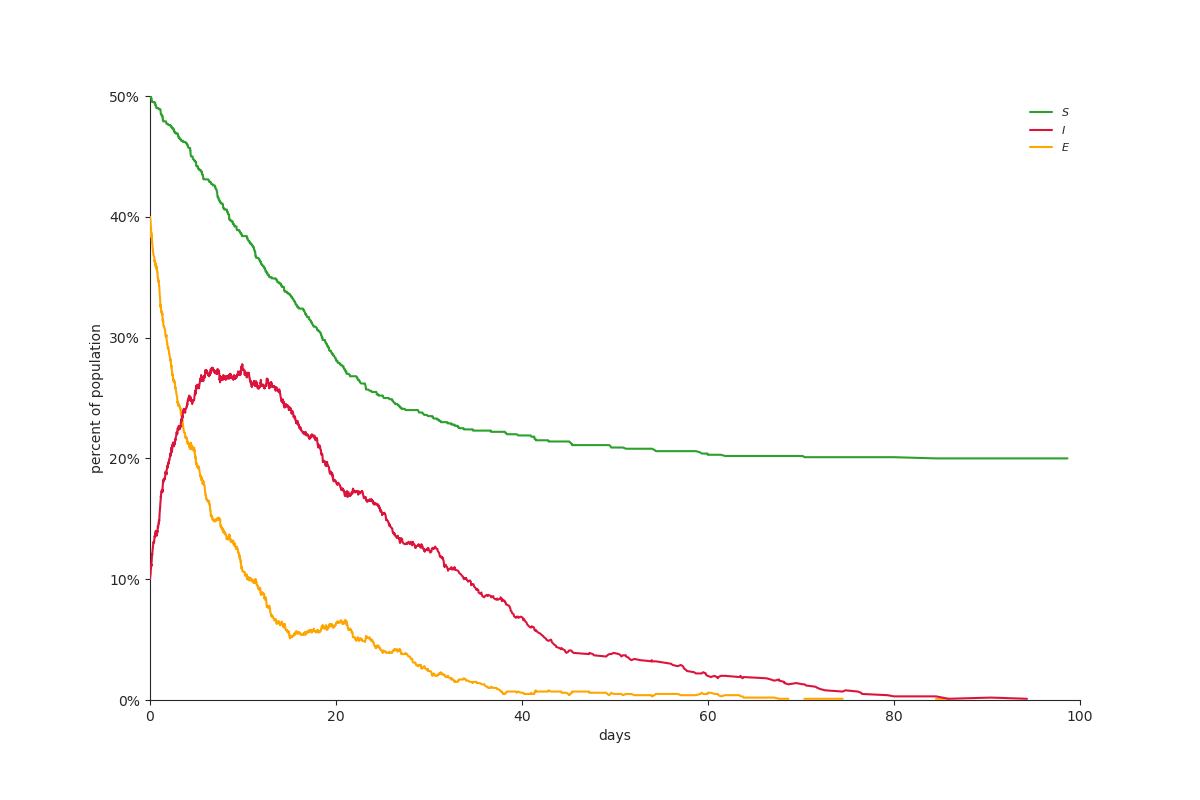
#> input picture SEIR/UMAP_ip/Trial_output/nn=30|0|[1, 5]|1.png, 1200 x 800 px; its folder holds 4 pictures in this run
$ jupyter execute Folder_img_grid.ipynb
#> lines starting #> are read from the running program, lines starting #| are printed output that depends on the picture
[cell 1]
import itertools
import cv2
import os
import numpy as np

dirname = "Trial_output" #Directory containing the images
name = "sdvc" + ".jpg" #Save file name
margin = 20
w = 6 # Width of the grid
h = 5 # Height of the grid
n = w*h

filename_list = []

for file in os.listdir(dirname):
    if file.endswith(".png"):
        filename_list.append(file)

filename_list.sort();

print(filename_list)

imgs = [cv2.imread(os.getcwd()+"/"+dirname+"/"+file) for file in filename_list]
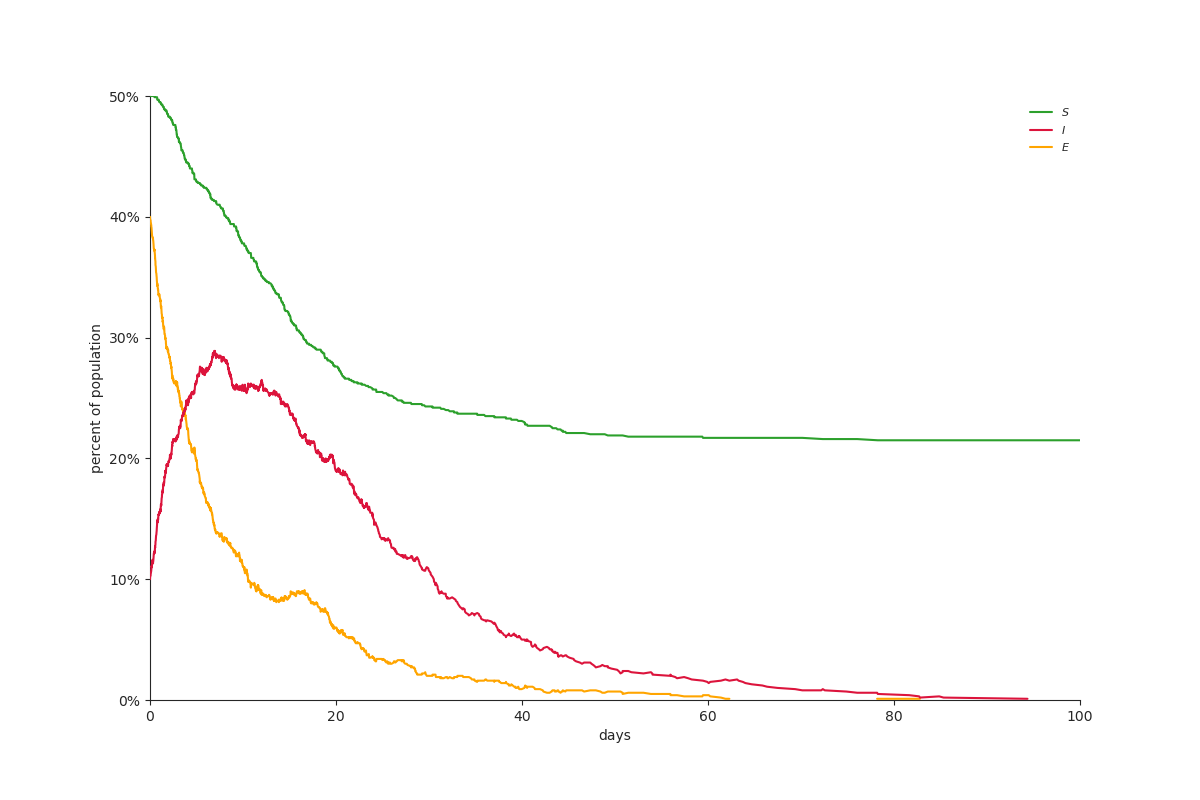
#> input picture SEIR/UMAP_ip/Trial_output/nn=30|0|[1, 5]|2.png, 1200 x 800 px
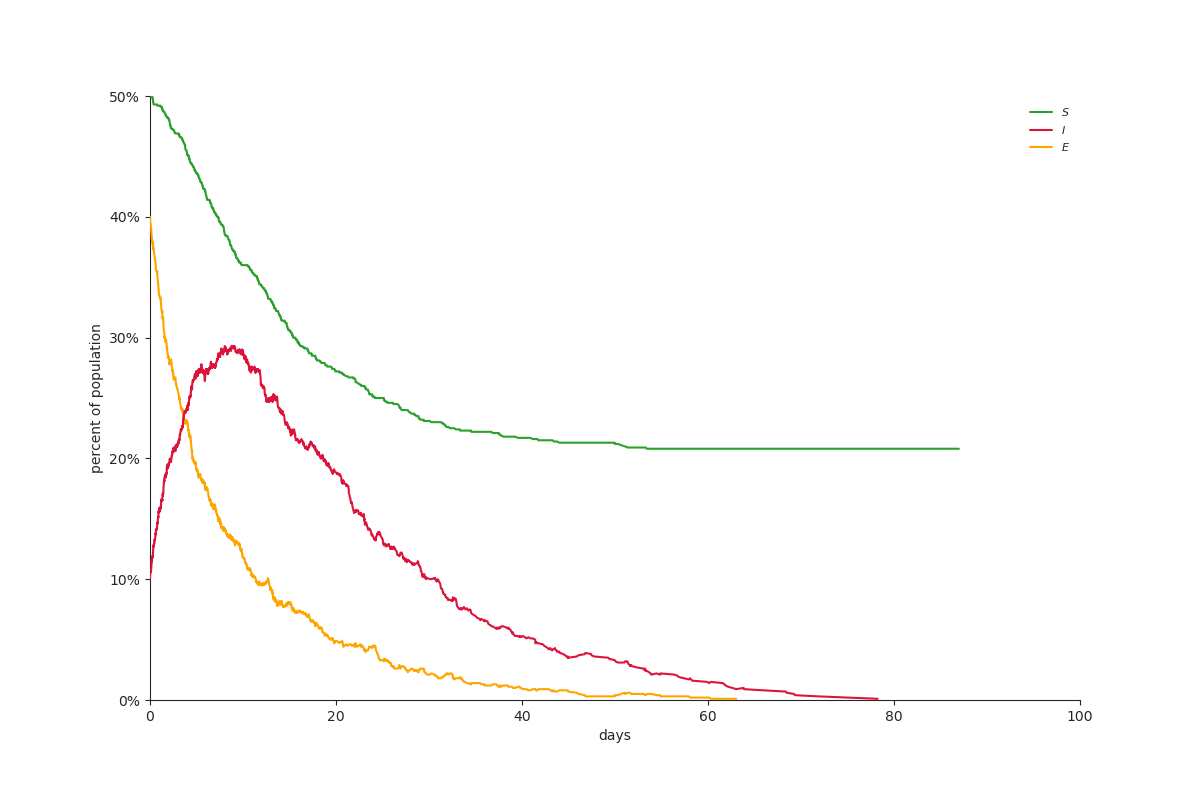
#> input picture SEIR/UMAP_ip/Trial_output/nn=30|0|[1, 5]|3.png, 1200 x 800 px
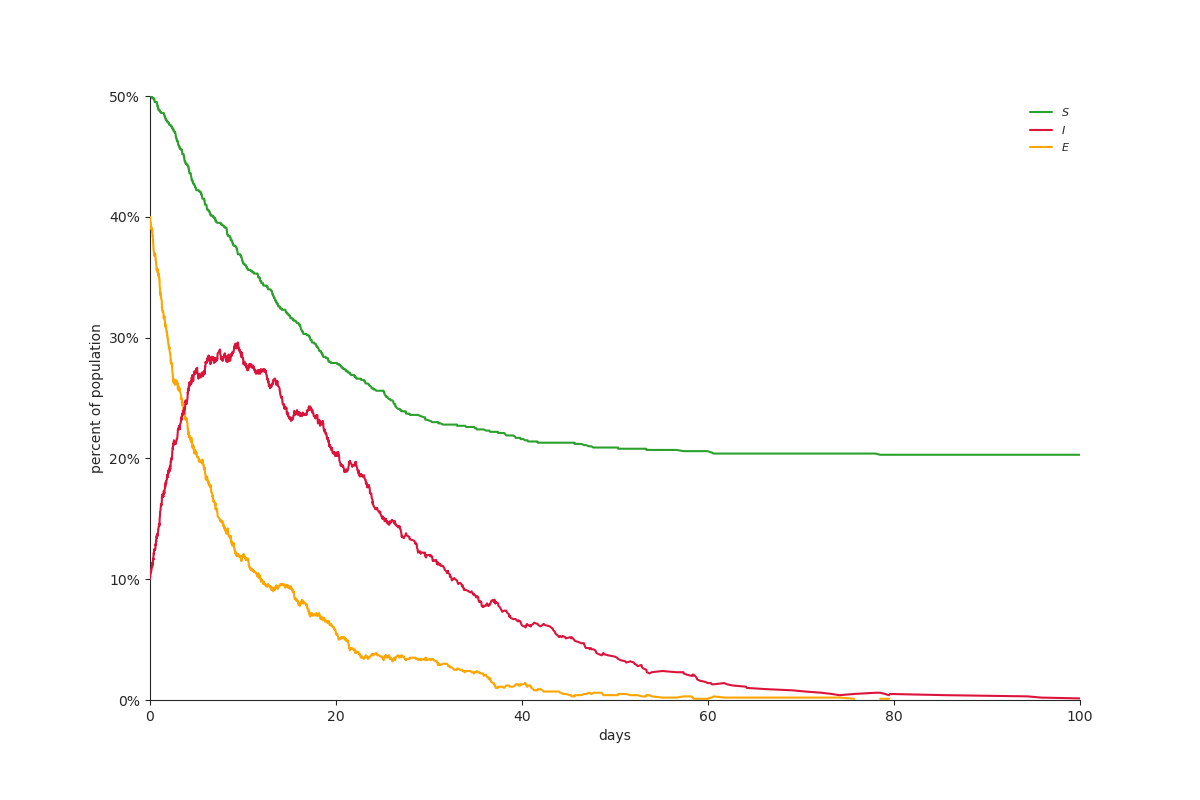
#> input picture SEIR/UMAP_ip/Trial_output/nn=30|0|[1, 5]|4.png, 1200 x 800 px
#> imgs = 4 items


img_h, img_w, img_c = imgs[0].shape
#> img_h = 800; img_w = 1200; img_c = 3

m_x = margin
m_y = margin

mat_x = img_w * w + m_x * (w - 1)
#> mat_x = 7300
mat_y = img_h * h + m_y * (h - 1)
#> mat_y = 4080

imgmatrix = np.zeros((mat_y, mat_x, img_c),np.uint8)
imgmatrix.fill(255)
#> imgmatrix: shape (4080, 7300, 3); every value is 255

#Prepare an iterable with the right dimensions
positions = itertools.product(range(h), range(w))

for (y_i, x_i), img in zip(positions, imgs):
    x = x_i * (img_w + m_x)
    y = y_i * (img_h + m_y)
    imgmatrix[y:y+img_h, x:x+img_w, :] = img
#> this loop made 4 passes
#> x on passes 1 to 4: 0, 1220, 2440, 3660
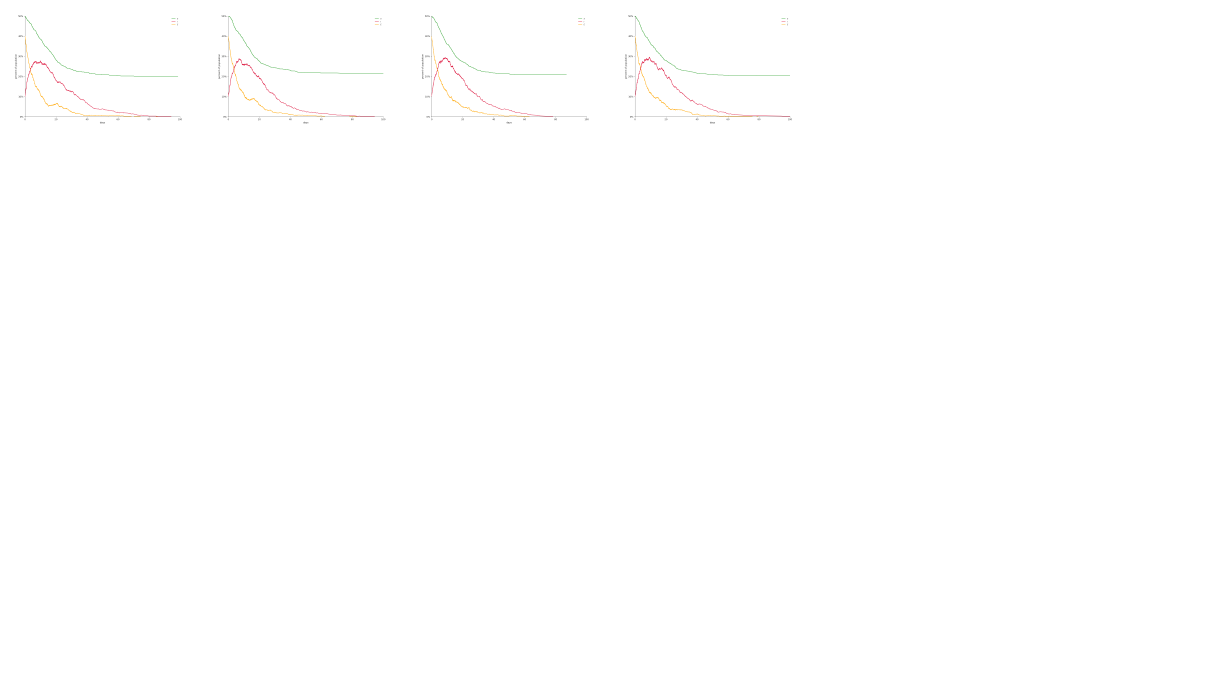
#> imgmatrix: shape (4080, 7300, 3) (shown at 1/6 size); mean of channels 0, 1, 2 254.7, 254.7, 254.8; drawn as B, G, R

resized = cv2.resize(imgmatrix, (mat_x,mat_y), interpolation = cv2.INTER_AREA)

cv2.imwrite(name, resized,)
#> Out = True
